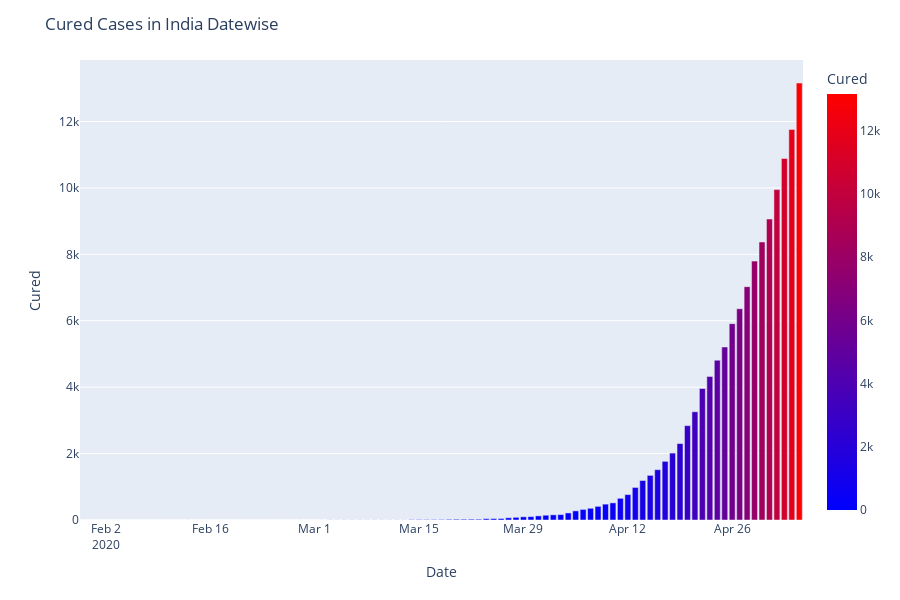

Notebook source saved alongside this figure:
### Code cell
#Daily Cases in India Datewise
corona_data = df_corona_in_india.groupby(['Date'])['Cured'].sum().reset_index().sort_values('Cured',ascending = True)

fig = px.bar(corona_data, y='Cured', x='Date',hover_data =['Cured'], color='Cured', height=600,color_continuous_scale=["blue","red"])
fig.update_layout(
    title='Cured Cases in India Datewise')
fig.show()
